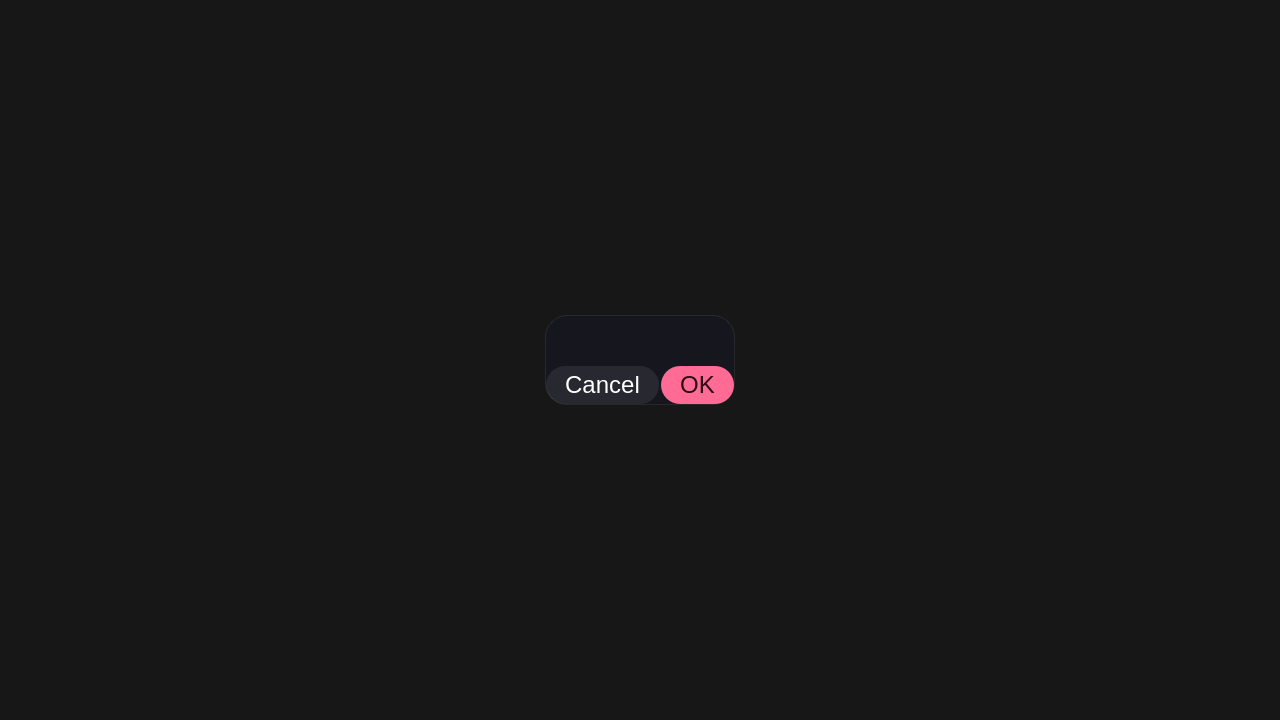
<?xml version="1.0" encoding="UTF-8"?>
<ui version="4.0">
 <class>OverlayDialog</class>
 <widget class="QDialog" name="OverlayDialog">
  <property name="geometry">
   <rect>
    <x>0</x>
    <y>0</y>
    <width>1280</width>
    <height>720</height>
   </rect>
  </property>
  <property name="windowTitle">
   <string>Dialog</string>
  </property>
  <property name="styleSheet">
   <string notr="true">QDialog#OverlayDialog, QStackedWidget#stackedDialog { background: rgba(0, 0, 0, 140); }
QWidget#contentDialog, QWidget#contentRichDialog { background-color: #15161e; border: 1px solid rgba(255, 255, 255, 20); border-radius: 22px; margin: 0; }
QWidget#buttonsDialog, QWidget#buttonsRichDialog { background: transparent; border: 0; margin: 0; }
QWidget#contentDialog QLabel#label_title, QWidget#contentRichDialog QLabel#label_title_rich { color: #ffffff; background: transparent; padding: 0; }
QWidget#contentDialog QLabel#label_dialog { color: rgba(255, 255, 255, 214); background: transparent; padding: 0; }
QWidget#richDialog QTextBrowser { color: rgba(255, 255, 255, 214); background: transparent; border: 0; padding: 0; }
QDialog#OverlayDialog QPushButton { color: #ffffff; background-color: rgba(255, 255, 255, 20); border: 2px solid transparent; border-radius: 20px; min-height: 36px; min-width: 0; padding: 0 18px; }
QDialog#OverlayDialog QPushButton:hover { background-color: rgba(255, 255, 255, 36); border-color: transparent; }
QDialog#OverlayDialog QPushButton:focus { color: #ffffff; background-color: rgba(255, 255, 255, 20); border: 2px solid #ffffff; border-radius: 20px; }
QDialog#OverlayDialog QPushButton:pressed { color: #ffffff; background-color: rgba(255, 255, 255, 36); border: 2px solid #ffffff; border-radius: 20px; }
QDialog#OverlayDialog QPushButton#button_ok_label, QDialog#OverlayDialog QPushButton#button_ok_rich { color: #2a0a14; background-color: #ff6b95; }
QDialog#OverlayDialog QPushButton#button_ok_label:hover, QDialog#OverlayDialog QPushButton#button_ok_rich:hover { background-color: #ff8fae; }</string>
  </property>
  <layout class="QVBoxLayout" name="verticalLayout">
   <property name="spacing">
    <number>0</number>
   </property>
   <property name="leftMargin">
    <number>0</number>
   </property>
   <property name="topMargin">
    <number>0</number>
   </property>
   <property name="rightMargin">
    <number>0</number>
   </property>
   <property name="bottomMargin">
    <number>0</number>
   </property>
   <item>
    <widget class="QStackedWidget" name="stackedDialog">
     <property name="currentIndex">
      <number>0</number>
     </property>
     <widget class="QWidget" name="lineDialog">
      <layout class="QGridLayout" name="lineDialogGridLayout" rowstretch="1,0,1" columnstretch="1,0,1">
       <property name="leftMargin">
        <number>0</number>
       </property>
       <property name="topMargin">
        <number>0</number>
       </property>
       <property name="rightMargin">
        <number>0</number>
       </property>
       <property name="bottomMargin">
        <number>0</number>
       </property>
       <property name="spacing">
        <number>0</number>
       </property>
       <item row="1" column="1">
        <widget class="QWidget" name="contentDialog" native="true">
         <layout class="QVBoxLayout" name="verticalLayout_2" stretch="0,0,0">
          <property name="spacing">
           <number>0</number>
          </property>
          <property name="leftMargin">
           <number>0</number>
          </property>
          <property name="topMargin">
           <number>0</number>
          </property>
          <property name="rightMargin">
           <number>0</number>
          </property>
          <property name="bottomMargin">
           <number>0</number>
          </property>
          <item>
           <widget class="QLabel" name="label_title">
            <property name="font">
             <font>
              <pointsize>14</pointsize>
             </font>
            </property>
            <property name="alignment">
             <set>Qt::AlignBottom|Qt::AlignLeading|Qt::AlignLeft</set>
            </property>
           </widget>
          </item>
          <item>
           <widget class="QLabel" name="label_dialog">
            <property name="font">
             <font>
              <pointsize>18</pointsize>
             </font>
            </property>
            <property name="alignment">
             <set>Qt::AlignCenter</set>
            </property>
            <property name="wordWrap">
             <bool>true</bool>
            </property>
           </widget>
          </item>
          <item>
           <widget class="QWidget" name="buttonsDialog" native="true">
            <layout class="QHBoxLayout" name="horizontalLayout">
             <property name="spacing">
              <number>0</number>
             </property>
             <property name="leftMargin">
              <number>0</number>
             </property>
             <property name="topMargin">
              <number>0</number>
             </property>
             <property name="rightMargin">
              <number>0</number>
             </property>
             <property name="bottomMargin">
              <number>0</number>
             </property>
             <item>
              <widget class="QPushButton" name="button_cancel">
               <property name="sizePolicy">
                <sizepolicy hsizetype="Expanding" vsizetype="Expanding">
                 <horstretch>0</horstretch>
                 <verstretch>0</verstretch>
                </sizepolicy>
               </property>
               <property name="font">
                <font>
                 <pointsize>18</pointsize>
                </font>
               </property>
               <property name="text">
                <string>Cancel</string>
               </property>
              </widget>
             </item>
             <item>
              <widget class="QPushButton" name="button_ok_label">
               <property name="sizePolicy">
                <sizepolicy hsizetype="Expanding" vsizetype="Expanding">
                 <horstretch>0</horstretch>
                 <verstretch>0</verstretch>
                </sizepolicy>
               </property>
               <property name="font">
                <font>
                 <pointsize>18</pointsize>
                </font>
               </property>
               <property name="text">
                <string>OK</string>
               </property>
              </widget>
             </item>
            </layout>
           </widget>
          </item>
         </layout>
        </widget>
       </item>
       <item row="0" column="1">
        <spacer name="verticalSpacer">
         <property name="orientation">
          <enum>Qt::Vertical</enum>
         </property>
         <property name="sizeHint" stdset="0">
          <size>
           <width>20</width>
           <height>40</height>
          </size>
         </property>
        </spacer>
       </item>
       <item row="1" column="0">
        <spacer name="horizontalSpacer">
         <property name="orientation">
          <enum>Qt::Horizontal</enum>
         </property>
         <property name="sizeHint" stdset="0">
          <size>
           <width>40</width>
           <height>20</height>
          </size>
         </property>
        </spacer>
       </item>
       <item row="2" column="1">
        <spacer name="verticalSpacer_2">
         <property name="orientation">
          <enum>Qt::Vertical</enum>
         </property>
         <property name="sizeHint" stdset="0">
          <size>
           <width>20</width>
           <height>40</height>
          </size>
         </property>
        </spacer>
       </item>
       <item row="1" column="2">
        <spacer name="horizontalSpacer_2">
         <property name="orientation">
          <enum>Qt::Horizontal</enum>
         </property>
         <property name="sizeHint" stdset="0">
          <size>
           <width>40</width>
           <height>20</height>
          </size>
         </property>
        </spacer>
       </item>
      </layout>
     </widget>
     <widget class="QWidget" name="richDialog">
      <layout class="QGridLayout" name="richDialogGridLayout" rowstretch="100,520,100" columnstretch="165,950,165">
       <property name="leftMargin">
        <number>0</number>
       </property>
       <property name="topMargin">
        <number>0</number>
       </property>
       <property name="rightMargin">
        <number>0</number>
       </property>
       <property name="bottomMargin">
        <number>0</number>
       </property>
       <property name="spacing">
        <number>0</number>
       </property>
       <item row="1" column="0">
        <spacer name="horizontalSpacer_3">
         <property name="orientation">
          <enum>Qt::Horizontal</enum>
         </property>
         <property name="sizeHint" stdset="0">
          <size>
           <width>40</width>
           <height>20</height>
          </size>
         </property>
        </spacer>
       </item>
       <item row="2" column="1">
        <spacer name="verticalSpacer_4">
         <property name="orientation">
          <enum>Qt::Vertical</enum>
         </property>
         <property name="sizeHint" stdset="0">
          <size>
           <width>20</width>
           <height>40</height>
          </size>
         </property>
        </spacer>
       </item>
       <item row="0" column="1">
        <spacer name="verticalSpacer_3">
         <property name="orientation">
          <enum>Qt::Vertical</enum>
         </property>
         <property name="sizeHint" stdset="0">
          <size>
           <width>20</width>
           <height>40</height>
          </size>
         </property>
        </spacer>
       </item>
       <item row="1" column="1">
        <widget class="QWidget" name="contentRichDialog" native="true">
         <layout class="QVBoxLayout" name="verticalLayout_3" stretch="70,368,82">
          <property name="spacing">
           <number>0</number>
          </property>
          <property name="leftMargin">
           <number>0</number>
          </property>
          <property name="topMargin">
           <number>0</number>
          </property>
          <property name="rightMargin">
           <number>0</number>
          </property>
          <property name="bottomMargin">
           <number>0</number>
          </property>
          <item>
           <widget class="QLabel" name="label_title_rich">
            <property name="font">
             <font>
              <pointsize>14</pointsize>
             </font>
            </property>
            <property name="text">
             <string/>
            </property>
            <property name="alignment">
             <set>Qt::AlignBottom|Qt::AlignLeading|Qt::AlignLeft</set>
            </property>
           </widget>
          </item>
          <item>
           <widget class="QTextBrowser" name="text_browser_dialog">
            <property name="font">
             <font>
              <pointsize>18</pointsize>
             </font>
            </property>
            <property name="html">
             <string>&lt;!DOCTYPE HTML PUBLIC &quot;-//W3C//DTD HTML 4.0//EN&quot; &quot;http://www.w3.org/TR/REC-html40/strict.dtd&quot;&gt;
&lt;html&gt;&lt;head&gt;&lt;meta name=&quot;qrichtext&quot; content=&quot;1&quot; /&gt;&lt;style type=&quot;text/css&quot;&gt;
p, li { white-space: pre-wrap; }
&lt;/style&gt;&lt;/head&gt;&lt;body style=&quot; font-family:'MS Shell Dlg 2'; font-size:18pt; font-weight:400; font-style:normal;&quot;&gt;
&lt;p style=&quot;-qt-paragraph-type:empty; margin-top:0px; margin-bottom:0px; margin-left:0px; margin-right:0px; -qt-block-indent:0; text-indent:0px;&quot;&gt;&lt;br /&gt;&lt;/p&gt;&lt;/body&gt;&lt;/html&gt;</string>
            </property>
           </widget>
          </item>
          <item>
           <widget class="QWidget" name="buttonsRichDialog" native="true">
            <layout class="QHBoxLayout" name="horizontalLayout_2">
             <property name="spacing">
              <number>0</number>
             </property>
             <property name="leftMargin">
              <number>0</number>
             </property>
             <property name="topMargin">
              <number>0</number>
             </property>
             <property name="rightMargin">
              <number>0</number>
             </property>
             <property name="bottomMargin">
              <number>0</number>
             </property>
             <item>
              <widget class="QPushButton" name="button_cancel_rich">
               <property name="sizePolicy">
                <sizepolicy hsizetype="Expanding" vsizetype="Expanding">
                 <horstretch>0</horstretch>
                 <verstretch>0</verstretch>
                </sizepolicy>
               </property>
               <property name="font">
                <font>
                 <pointsize>18</pointsize>
                </font>
               </property>
               <property name="text">
                <string>Cancel</string>
               </property>
              </widget>
             </item>
             <item>
              <widget class="QPushButton" name="button_ok_rich">
               <property name="sizePolicy">
                <sizepolicy hsizetype="Expanding" vsizetype="Expanding">
                 <horstretch>0</horstretch>
                 <verstretch>0</verstretch>
                </sizepolicy>
               </property>
               <property name="font">
                <font>
                 <pointsize>18</pointsize>
                </font>
               </property>
               <property name="text">
                <string>OK</string>
               </property>
              </widget>
             </item>
            </layout>
           </widget>
          </item>
         </layout>
        </widget>
       </item>
       <item row="1" column="2">
        <spacer name="horizontalSpacer_4">
         <property name="orientation">
          <enum>Qt::Horizontal</enum>
         </property>
         <property name="sizeHint" stdset="0">
          <size>
           <width>40</width>
           <height>20</height>
          </size>
         </property>
        </spacer>
       </item>
      </layout>
     </widget>
    </widget>
   </item>
  </layout>
 </widget>
 <resources>
  <include location="../../../dist/icons/overlay/overlay.qrc"/>
 </resources>
 <connections/>
</ui>
